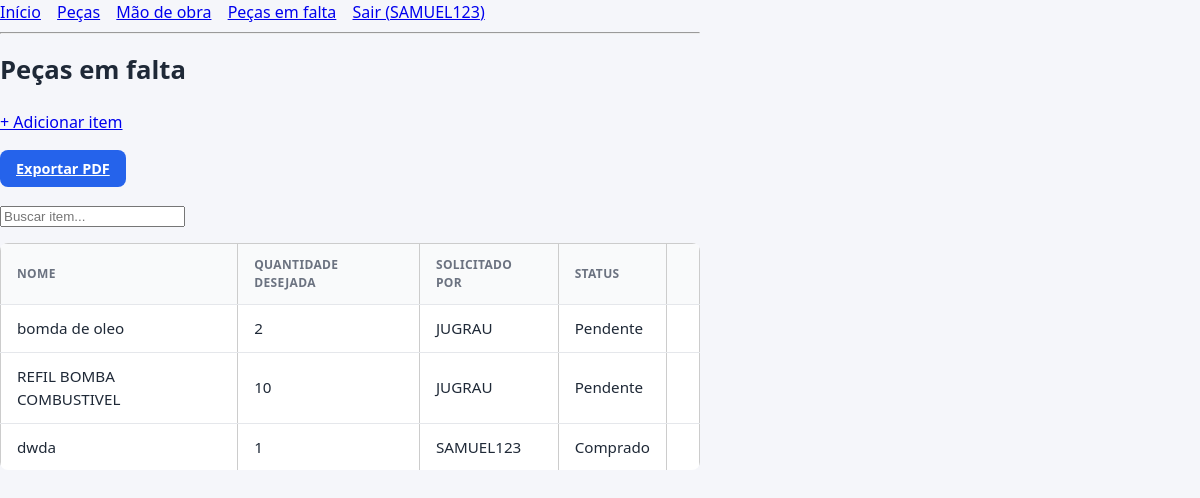
Screenshot of /falta/ (signed in) with the database file from the repository.
### oficina/models.py (models this page shows, shortened)
class PecaEmFalta(models.Model):
    nome = models.CharField(max_length=200)
    quantidade_desejada = models.PositiveIntegerField(default=1)
    comprado = models.BooleanField(default=False)
    solicitado_por = models.ForeignKey(User, on_delete=models.CASCADE, related_name='falta_pecas')
    data_solicitacao = models.DateTimeField(auto_now_add=True)
    class Meta:
        ordering = ['comprado', '-data_solicitacao']
        verbose_name_plural = "Peças em falta"

### oficina/views.py (the view)
# urls.py: path('falta/', views.lista_falta, name='lista_falta'),
@login_required
def lista_falta(request):
    if not _usuario_aprovado(request.user):
        return HttpResponseForbidden("Sua conta ainda não foi aprovada.")
    itens = PecaEmFalta.objects.all()
    return render(request, 'oficina/lista_falta.html', {'itens': itens})

### oficina/views.py (called while the page is built)
def _usuario_aprovado(user):
    return hasattr(user, 'perfil') and user.perfil.aprovado

### oficina/templates/oficina/lista_falta.html (shortened to what this page needs)
{% extends 'oficina/base.html' %}
{% block conteudo %}
    <h1>Peças em falta</h1>
    <p><a href="{% url 'cadastrar_falta' %}">+ Adicionar item</a></p>
<a href="{% url 'exportar_falta_pdf' %}" class="btn btn-primario">Exportar PDF</a>
    <p>
        <input type="text" placeholder="Buscar item..." oninput="filtrarTabela(this, 'tabela-falta')">
    </p>
    <table id="tabela-falta">
        <thead>
        <tr>
            <th>Nome</th><th>Quantidade desejada</th><th>Solicitado por</th><th>Status</th><th></th>
        </tr>
        </thead>
        <tbody>
        {% for item in itens %}
        <tr>
            <td>{{ item.nome }}</td>
            <td>{{ item.quantidade_desejada }}</td>
            <td>{{ item.solicitado_por.username }}</td>
            <td>{% if item.comprado %}Comprado{% else %}Pendente{% endif %}</td>
            <td>
            </td>
        </tr>
        {% empty %}
        <tr><td colspan="5">Nenhuma peça em falta cadastrada.</td></tr>
        {% endfor %}
        </tbody>
    </table>
{% endblock %}

### oficina/templates/oficina/base.html (shortened to what this page needs)
{% load static %}
<!DOCTYPE html>
<html lang="pt-br">
<head>
    {% load static %}
<link rel="stylesheet" href="{% static 'oficina/style/style.css' %}">
</head>
<body>
    {% if user.is_authenticated %}
    <nav>
        <a href="{% url 'dashboard' %}">Início</a>
        <a href="{% url 'lista_pecas' %}">Peças</a>
        <a href="{% url 'lista_maodeobra' %}">Mão de obra</a>
        <a href="{% url 'lista_falta' %}">Peças em falta</a>
        <a href="{% url 'logout' %}">Sair ({{ user.username }})</a>
    </nav>
    <hr>
    {% endif %}
    {% block conteudo %}{% endblock %}
</body>
</html>

### oficina/static/oficina/style/style.css (style rules this page uses)
:root { --cor-primaria: #2563eb; --cor-primaria-escura: #1d4ed8; --cor-sucesso: #16a34a; --cor-sucesso-clara: #dcfce7; --cor-perigo: #dc2626; --cor-perigo-clara: #fee2e2; --cor-aviso: #d97706; --cor-aviso-clara: #fef3c7; --cor-fundo: #f5f6fa; --cor-texto: #1f2937; --cor-texto-suave: #6b7280; --cor-borda: #e5e7eb; --cor-card: #ffffff; --sombra: 0 1px 3px rgba(0, 0, 0, 0.08); --sombra-hover: 0 4px 12px rgba(0, 0, 0, 0.1); --raio: 8px; }
* { box-sizing: border-box; }
body { background: var(--cor-fundo); color: var(--cor-texto); font-family: "Segoe UI", system-ui, -apple-system, sans-serif; margin: 0; padding: 0; line-height: 1.5; }
h1, h2, h3 { color: var(--cor-texto); font-weight: 600; }
h1 { font-size: 1.6rem; margin-bottom: 20px; display: flex; align-items: center; gap: 10px; }
table { width: 100%; border-collapse: collapse; background: var(--cor-card); border-radius: var(--raio); overflow: hidden; }
thead th { background: #f9fafb; color: var(--cor-texto-suave); text-transform: uppercase; font-size: 0.75rem; letter-spacing: 0.03em; text-align: left; padding: 12px 16px; border-bottom: 1px solid var(--cor-borda); }
tbody td { padding: 12px 16px; border-bottom: 1px solid var(--cor-borda); font-size: 0.95rem; }
tbody tr { transition: background 0.12s; }
tbody tr:last-child td { border-bottom: none; }
.btn { display: inline-flex; align-items: center; gap: 6px; padding: 8px 16px; border: none; border-radius: var(--raio); font-size: 0.9rem; font-weight: 600; cursor: pointer; transition: background 0.15s, transform 0.05s; }
.btn-primario { background: var(--cor-primaria); color: #fff; }

### oficina/templates/oficina/base.html (style rules this page uses)
body { font-family: Arial, sans-serif; max-width: 700px; margin: 40px auto; padding: 0 16px; }
nav a { margin-right: 12px; }
table { border-collapse: collapse; width: 100%; margin-top: 12px; }
th, td { border: 1px solid #ccc; padding: 6px 10px; text-align: left; }

### rows the page displays
PecaEmFalta: nome "bomda de oleo", quantidade_desejada "2", solicitado_por.username "JUGRAU", comprado "Pendente"
PecaEmFalta: nome "REFIL BOMBA COMBUSTIVEL", quantidade_desejada "10", solicitado_por.username "JUGRAU", comprado "Pendente"
PecaEmFalta: nome "dwda", quantidade_desejada "1", solicitado_por.username "SAMUEL123", comprado "Comprado"

### other values shown
{{ user.username }} "SAMUEL123"
